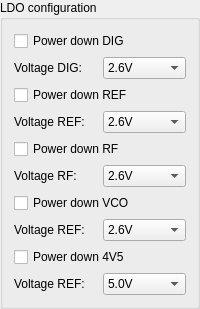
          <widget class="QGroupBox" name="groupBox_6">
           <property name="title">
            <string>LDO configuration</string>
           </property>
           <layout class="QVBoxLayout" name="verticalLayout">
            <item>
             <widget class="QCheckBox" name="REG_DIG_PD">
              <property name="text">
               <string>Power down DIG</string>
              </property>
             </widget>
            </item>
            <item>
             <layout class="QHBoxLayout" name="horizontalLayout">
              <item>
               <widget class="QLabel" name="label_26">
                <property name="text">
                 <string>Voltage DIG:</string>
                </property>
               </widget>
              </item>
              <item>
               <widget class="QComboBox" name="REG_DIG_VOUT">
                <item>
                 <property name="text">
                  <string>2.6V</string>
                 </property>
                </item>
                <item>
                 <property name="text">
                  <string>2.3V</string>
                 </property>
                </item>
                <item>
                 <property name="text">
                  <string>2.4V</string>
                 </property>
                </item>
                <item>
                 <property name="text">
                  <string>2.5V</string>
                 </property>
                </item>
               </widget>
              </item>
             </layout>
            </item>
            <item>
             <widget class="QCheckBox" name="REG_REF_PD">
              <property name="text">
               <string>Power down REF</string>
              </property>
             </widget>
            </item>
            <item>
             <layout class="QHBoxLayout" name="horizontalLayout_2">
              <item>
               <widget class="QLabel" name="label_37">
                <property name="text">
                 <string>Voltage REF:</string>
                </property>
               </widget>
              </item>
              <item>
               <widget class="QComboBox" name="REG_REF_VOUT">
                <item>
                 <property name="text">
                  <string>2.6V</string>
                 </property>
                </item>
                <item>
                 <property name="text">
                  <string>2.5V</string>
                 </property>
                </item>
                <item>
                 <property name="text">
                  <string>2.7V</string>
                 </property>
                </item>
                <item>
                 <property name="text">
                  <string>2.8V</string>
                 </property>
                </item>
               </widget>
              </item>
             </layout>
            </item>
            <item>
             <widget class="QCheckBox" name="REG_RF_PD">
              <property name="text">
               <string>Power down RF</string>
              </property>
             </widget>
            </item>
            <item>
             <layout class="QHBoxLayout" name="horizontalLayout_3">
              <item>
               <widget class="QLabel" name="label_38">
                <property name="text">
                 <string>Voltage RF:</string>
                </property>
               </widget>
              </item>
              <item>
               <widget class="QComboBox" name="REG_RF_VOUT">
                <item>
                 <property name="text">
                  <string>2.6V</string>
                 </property>
                </item>
                <item>
                 <property name="text">
                  <string>2.5V</string>
                 </property>
                </item>
                <item>
                 <property name="text">
                  <string>2.7V</string>
                 </property>
                </item>
                <item>
                 <property name="text">
                  <string>2.8V</string>
                 </property>
                </item>
               </widget>
              </item>
             </layout>
            </item>
            <item>
             <widget class="QCheckBox" name="REG_VCO_PD">
              <property name="text">
               <string>Power down VCO</string>
              </property>
             </widget>
            </item>
            <item>
             <layout class="QHBoxLayout" name="horizontalLayout_4">
              <item>
               <widget class="QLabel" name="label_39">
                <property name="text">
                 <string>Voltage REF:</string>
                </property>
               </widget>
              </item>
              <item>
               <widget class="QComboBox" name="REG_VCO_VOUT">
                <item>
                 <property name="text">
                  <string>2.6V</string>
                 </property>
                </item>
                <item>
                 <property name="text">
                  <string>2.5V</string>
                 </property>
                </item>
                <item>
                 <property name="text">
                  <string>2.7V</string>
                 </property>
                </item>
                <item>
                 <property name="text">
                  <string>2.8V</string>
                 </property>
                </item>
               </widget>
              </item>
             </layout>
            </item>
            <item>
             <widget class="QCheckBox" name="REG_VCO_4V5_PD">
              <property name="text">
               <string>Power down 4V5</string>
              </property>
             </widget>
            </item>
            <item>
             <layout class="QHBoxLayout" name="horizontalLayout_5">
              <item>
               <widget class="QLabel" name="label_40">
                <property name="text">
                 <string>Voltage REF:</string>
                </property>
               </widget>
              </item>
              <item>
               <widget class="QComboBox" name="REG_VCO_4V5_VOUT">
                <item>
                 <property name="text">
                  <string>5.0V</string>
                 </property>
                </item>
                <item>
                 <property name="text">
                  <string>2.6V</string>
                 </property>
                </item>
                <item>
                 <property name="text">
                  <string>3.3V</string>
                 </property>
                </item>
                <item>
                 <property name="text">
                  <string>4.5V</string>
                 </property>
                </item>
               </widget>
              </item>
             </layout>
            </item>
           </layout>
          </widget>
